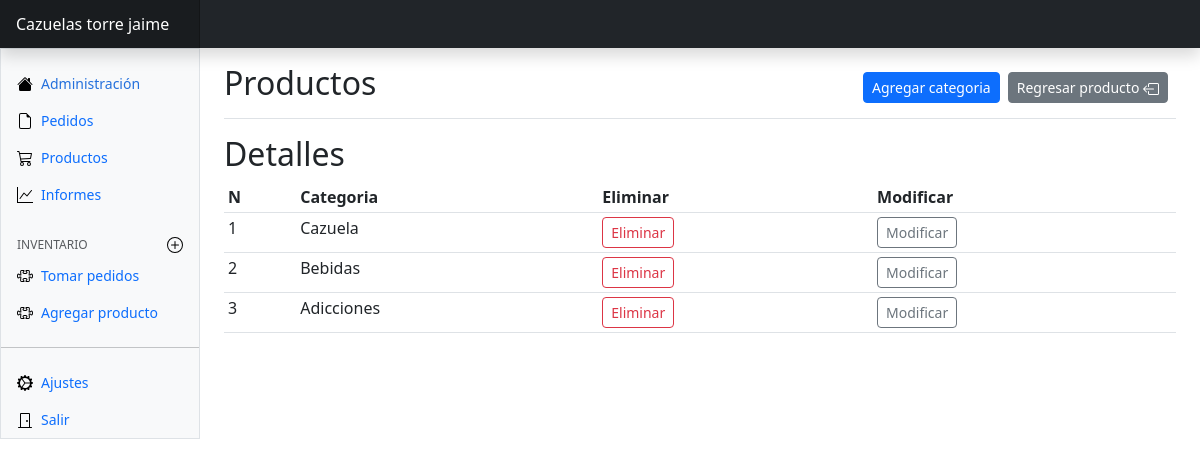
The page /categoria/ (signed in) on the database its author committed.
### productos/models.py (models this page shows, shortened)
class Categoria(models.Model):
    categoria = models.CharField(max_length=300)

### productos/views.py (the view)
# urls.py: path('categoria/', views.categoria, name="categoria"),
@login_required
def categoria(request):
    categoria = Categoria.objects.all()
    return render(
        request,
        'panel/categoria/categoria.html',
        context={'categoria': categoria}
    )

### productos/templates/panel/categoria/categoria.html (shortened to what this page needs)
{% extends 'panel/admin.html' %}
{% block content %}
<main class="col-md-9 ms-sm-auto col-lg-10 px-md-4">
    <div
        class="d-flex justify-content-between flex-wrap flex-md-nowrap align-items-center pt-3 pb-2 mb-3 border-bottom">
        <h1 class="h2">Productos</h1>
        <div class="btn-toolbar mb-2 mb-md-0">
            <div class="btn-toolbar mb-2 mb-md-0">
                <div class="btn-group me-2">
                    <a href="{% url 'productos:categoriap' %}"><button type="button" class="btn btn-sm btn-primary">
                        Agregar categoria
                    </button></a>
                </div>
            </div>
            <div class="btn-group me-2">
                <a href="{% url 'productos:productos' %}"><button type="button" class="btn btn-sm btn-secondary">
                    Regresar producto
                </button></a>
            </div>
        </div>
    </div>
    <h2>Detalles</h2>
    <div class="table-responsive small">
        <table class="table table-sm">
            <thead>
                <tr>
                    <th scope="col">N</th>
                    <th scope="col">Categoria</th>
                    <th scope="col">Eliminar</th>
                    <th scope="col">Modificar</th>
                </tr>
            </thead>
            <tbody>
                {% for categori in categoria %}
                <tr>
                    <td>{{categori.id}}</td>
                    <td>{{categori.categoria}}</td>
                    <td><a href="{% url 'productos:categoria_eliminar' categori.id %}"><button class="btn btn-sm btn-outline-danger">Eliminar</button></a></td>
                    <td><a href="{% url 'productos:categoriae' categori.id %}"><button class="btn btn-sm btn-outline-secondary">Modificar</button></a></td>
                </tr>
                {% endfor %}
            </tbody>
        </table>
    </div>
</main>
</div>
</div>
{% endblock content %}

### rows shown on the page
Categoria: id "1", categoria "Cazuela"
Categoria: id "2", categoria "Bebidas"
Categoria: id "3", categoria "Adicciones"
